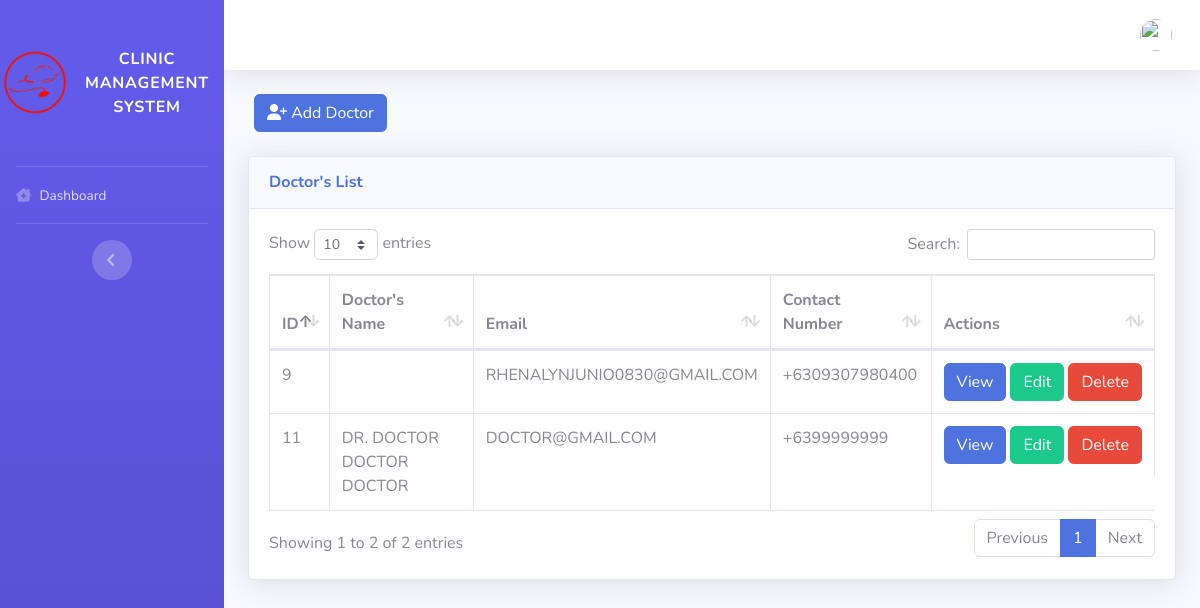
The page /pages/admin/list_doctor.php on the database as committed earlier.
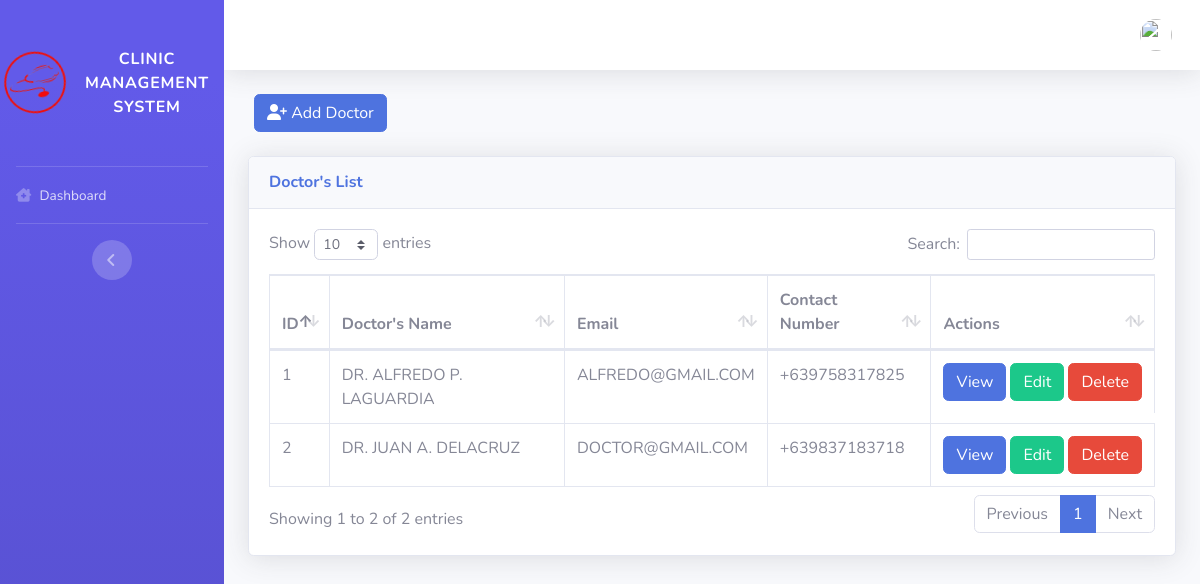
The same page on the database as committed later.
### tables this page shows
CREATE TABLE `doctor` (
  `id` int(11) NOT NULL,
  `fname` varchar(255) NOT NULL,
  `cn` char(11) NOT NULL,
  `addrss` varchar(255) NOT NULL,
  `email` varchar(155) NOT NULL,
  `uname` varchar(255) NOT NULL,
  `password` varchar(155) NOT NULL,
  `mname` varchar(255) DEFAULT NULL,
  `lname` varchar(255) DEFAULT NULL,
  `province_id` varchar(50) DEFAULT NULL,
  `city_id` varchar(50) DEFAULT NULL,
  `barangay_id` varchar(50) DEFAULT NULL,
  `house_no` text DEFAULT NULL,
  `zip_code` varchar(45) DEFAULT NULL,
  `pic` varchar(255) DEFAULT 'default.png'
);

### config/functions.php (called while the page is built, shortened)
<?php
function query($sql)
{
  return mysqli_query($_SESSION['conn'], $sql);
}
function get_all($sql)
{
  $data = [];
  foreach (query($sql) as $res) {
    $data[] = $res;
  }
  return $data;
}
function get_fields($sql){
  $fields = [];
 foreach (mysqli_fetch_fields(query($sql)) as $res) {
    $fields[] = $res->name;
 }
  return $fields;
}
function field_replacer($value, $sql, $array){
  $replace = [];
  foreach (get_fields($sql) as $res) {
    $replace[':'.$res] = $array[$res];
  }
  return strtr($value, $replace);
}

### pages/layout/list.php (shortened to what this page needs)
<div class="card shadow mb-4">
  <div class="card-header py-3">
    <h6 class="m-0 font-weight-bold text-primary"><?= $list_title ?> List</h6>
  </div>
  <div class="card-body">
    <div class="table-responsive">
      <table class="table table-bordered" id="dataTable" width="100%" cellspacing="0">
        <thead>
          <tr>
            <?php foreach ($list_header as $res) { ?>
            <th><?= $res ?></th>
            <?php } ?>
            <?php if ($list_enable_actions) { ?><th>Actions</th><?php } ?>
          </tr>
        </thead>
        <tbody>
          <?php foreach (get_all($list_sql) as $row) { ?>
          <tr>
            <?php foreach ($list_column as $subres) { ?>
            <td style="text-transform:uppercase"><?= $row[$subres] ?></td>
            <?php } ?>
            <?php if ($list_enable_actions) { ?>
            <td class="d-flex">
              <?php if ($list_actions['view']) { ?><a
                href="<?= field_replacer($list_actions['view'], $list_sql, $row) ?>&id=<?= $row['id']; ?>"
                class="btn btn-primary" style="margin-right:.25rem">View</a><?php } ?>
              <?php if ($list_actions['edit']) { ?><a
                href="<?= field_replacer($list_actions['edit'], $list_sql, $row) ?>&id=<?= $row['id']; ?>"
                class="btn btn-success" style="margin-right:.25rem">Edit</a><?php } ?>
              <?php if ($list_actions['delete']) { ?>
              <form method="post">
                <button type="submit" name="delete" value="<?= $row['id']; ?>" class="btn btn-danger">Delete</a>
              </form>
              <?php } ?>
            </td>
            <?php } ?>
          </tr>
          <?php } ?>
        </tbody>
      </table>
    </div>
  </div>
</div>

Rows that differ between the two databases and show on the page:
removed doctor: id "9", email "RHENALYNJUNIO0830@GMAIL.COM", subres "+6309307980400"
removed doctor: id "11", subres "DR. DOCTOR DOCTOR DOCTOR", email "DOCTOR@GMAIL.COM", subres "+6399999999"
added doctor: id "1", subres "DR. ALFREDO P. LAGUARDIA", email "ALFREDO@GMAIL.COM", subres "+639758317825"
added doctor: id "2", subres "DR. JUAN A. DELACRUZ", email "DOCTOR@GMAIL.COM", subres "+639837183718"
